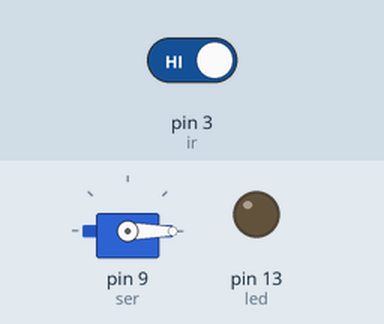
Bench run of a sketch on a simulated Arduino Uno, built with avr-gcc and run on an emulated ATmega328P. On the bench: servo, output pins drawn as LEDs (lit = HIGH). Inputs (shaded band) come from the test bench; at power-on: pin 3 (ir) HIGH. What the sketch prints to the serial monitor is not drawn.

Above: at 1.2 s.
1.3 s: pin 3 (ir) driven LOW
At 1.7 s:
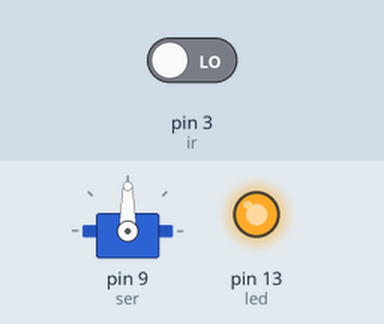
4.3 s: pin 3 (ir) driven HIGH
At 5.7 s:
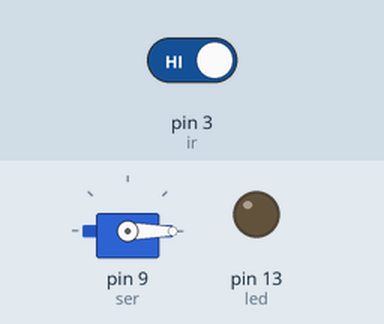
Timing chart, 0 to 7.3 s (numbered marks = the images above; inputs shaded):
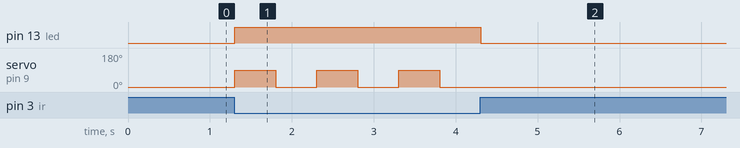

The sketch:

SANITIZER.ino
```cpp
#include <Servo.h>
Servo servo;
int ser=9;
int ir=3;
int led=13;
int value=0;
int i=0;
void setup() {
pinMode(ir,INPUT);
pinMode(led,OUTPUT);
servo.attach(ser);
Serial.begin(9600);

}

void loop() {
  value=digitalRead(ir);
  Serial.println(value);
  if(value==false){
  digitalWrite(led,HIGH);
  servo.write(90);
  delay(500);
  servo.write(0);
  delay(500);


   /*for(i=0;i<=90;i+=15)
   {
   servo.write(i);
   delay(30);
    }
    for(i=90;i>0;i-=15)
   {
   servo.write(i);
   delay(30);
   break;
    }*/
   }
 else if(value==true)
 {
  digitalWrite(led,LOW);
  servo.write(0);

  }
}
```

Measured:
- after the input at 1.3 s, pin 13 (led): LOW → HIGH at once; servo on pin 9 (ser): alternates 90° for 0.50 s and 0° for 0.50 s, starting at once
- after the input at 4.3 s, pin 13 (led): HIGH → LOW at once; servo on pin 9 (ser): stops changing and stays 0°
